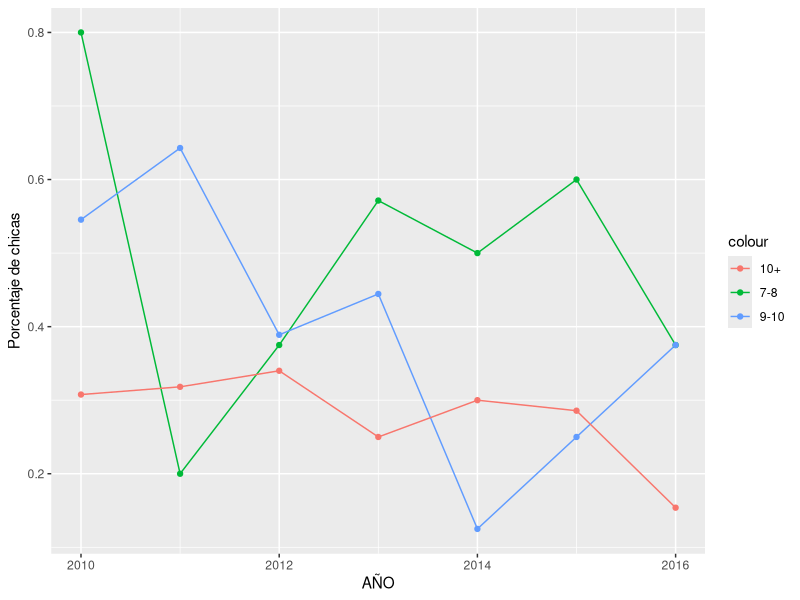

This chart was generated by the following R code:
library(ggplot2)
library(ggthemes)

data <- read.csv("grupos-de-edad.csv")

ggplot()+geom_line(data=data,aes(x=AÑO,y=as.numeric(X7.8),color="7-8"))+geom_line(data=data,aes(x=AÑO,y=as.numeric(X9.10),color="9-10"))+geom_line(data=data,aes(x=AÑO,y=as.numeric(X11.),color="10+"))+geom_point(data=data,aes(x=AÑO,y=as.numeric(X7.8),color="7-8"))+geom_point(data=data,aes(x=AÑO,y=as.numeric(X9.10),color="9-10"))+geom_point(data=data,aes(x=AÑO,y=as.numeric(X11.),color="10+"))+ylab("Porcentaje de chicas")



    
